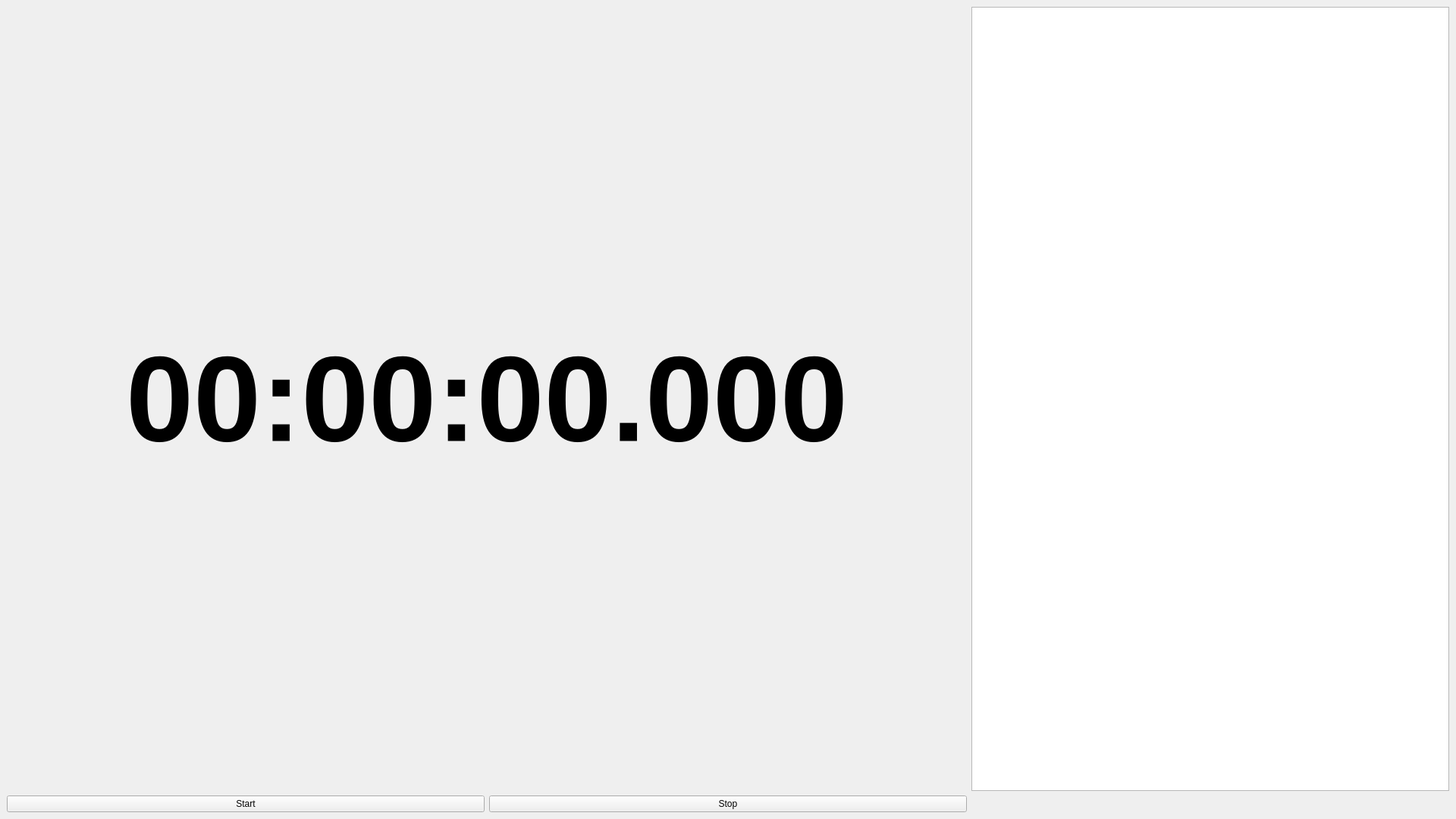
<?xml version="1.0" encoding="UTF-8"?>
<ui version="4.0">
 <class>MainWindow</class>
 <widget class="QMainWindow" name="MainWindow">
  <property name="geometry">
   <rect>
    <x>0</x>
    <y>0</y>
    <width>1920</width>
    <height>1080</height>
   </rect>
  </property>
  <property name="sizePolicy">
   <sizepolicy hsizetype="Maximum" vsizetype="Maximum">
    <horstretch>0</horstretch>
    <verstretch>0</verstretch>
   </sizepolicy>
  </property>
  <property name="windowTitle">
   <string>Time Tracker</string>
  </property>
  <property name="windowIcon">
   <iconset>
    <normaloff>../../Bilder/Backgrounds/1080p_m4_liberty_2.jpg</normaloff>../../Bilder/Backgrounds/1080p_m4_liberty_2.jpg</iconset>
  </property>
  <property name="toolButtonStyle">
   <enum>Qt::ToolButtonIconOnly</enum>
  </property>
  <widget class="QWidget" name="centralwidget">
   <layout class="QGridLayout" name="gridLayout">
    <item row="0" column="0" colspan="2">
     <widget class="QLabel" name="testTime">
      <property name="font">
       <font>
        <pointsize>120</pointsize>
        <weight>75</weight>
        <bold>true</bold>
       </font>
      </property>
      <property name="text">
       <string>00:00:00.000</string>
      </property>
      <property name="alignment">
       <set>Qt::AlignCenter</set>
      </property>
     </widget>
    </item>
    <item row="1" column="0">
     <widget class="QPushButton" name="start">
      <property name="text">
       <string>Start</string>
      </property>
     </widget>
    </item>
    <item row="1" column="1">
     <widget class="QPushButton" name="stop">
      <property name="text">
       <string>Stop</string>
      </property>
     </widget>
    </item>
    <item row="0" column="2">
     <widget class="QListView" name="listView">
      <property name="sizePolicy">
       <sizepolicy hsizetype="Minimum" vsizetype="Expanding">
        <horstretch>0</horstretch>
        <verstretch>0</verstretch>
       </sizepolicy>
      </property>
     </widget>
    </item>
   </layout>
  </widget>
 </widget>
 <resources/>
 <connections/>
</ui>
